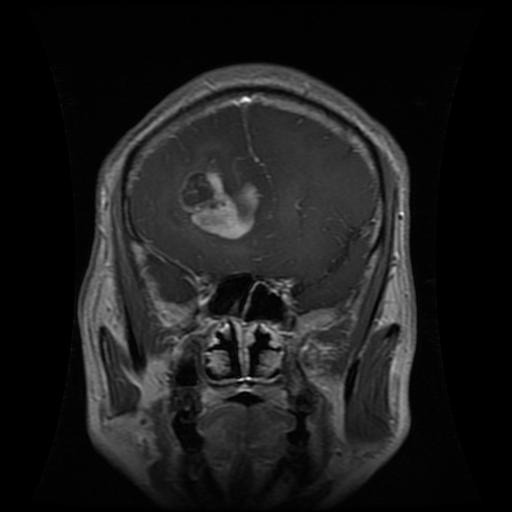
#> input picture testtt/Tr-gl_0030.jpg, 512 x 512 px; its folder holds 4 pictures in this run
$ jupyter execute noise.ipynb
#> lines starting #> are read from the running program, lines starting #| are printed output that depends on the picture
[cell 1]
import os
import numpy as np
import cv2

# Function to add Gaussian noise to an image
def add_gaussian_noise(image, mean=5, sigma=40): #10,91 for other codes
    gaussian_noise = np.random.normal(mean, sigma, image.shape)
    noisy_image = np.clip(image + gaussian_noise, 0, 255).astype(np.uint8)
    return noisy_image

# Folder containing the MRI images (replace 'path/to/your/images' with the actual path)
images_folder = "testtt"

# Output folder to save noisy images
output_folder = 'noise'

# Create the output folder if it doesn't exist
os.makedirs(output_folder, exist_ok=True)

# Process only the first 10 images
for i, filename in enumerate(sorted(os.listdir(images_folder))[:10], 1):
    if filename.endswith(".jpg") or filename.endswith(".png"):
        # Load the original image
        original_image_path = os.path.join(images_folder, filename)
        original_image = cv2.imread(original_image_path, cv2.IMREAD_GRAYSCALE)
#> original_image is the input picture: shape (512, 512); min 0, max 251, mean 27.7

        # Check if the image is loaded successfully
        if original_image is None:
            print(f"Failed to load the original image: {original_image_path}")
            continue

        # Add Gaussian noise to the original image
        noisy_image = add_gaussian_noise(original_image)
#> in add_gaussian_noise, `noisy_image = np.clip(image + gaussian_noise, 0, 255).astype(np.uint8)`:
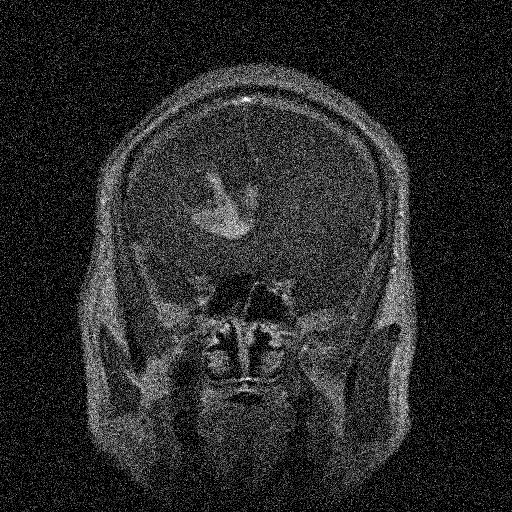
#> noisy_image: shape (512, 512); min 0, max 255, mean 40.2

        # Save the noisy image with a new filename
        output_filename = f'n_{filename}'
        output_path = os.path.join(output_folder, output_filename)
        cv2.imwrite(output_path, noisy_image)

        # Print information about the processed image
        print(f"Noisy image {i} saved: {output_filename}")
#> pass 2 of the loop `for i, filename in enumerate(sorted(os.listdir(images_folder))[:10], 1):`:
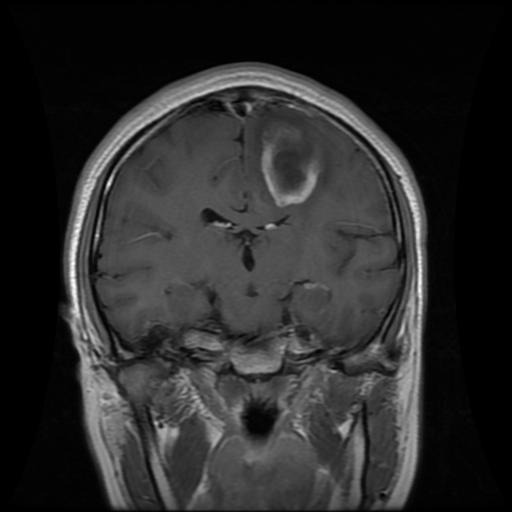
#> input picture testtt/Tr-gl_0100.jpg, 512 x 512 px
#> original_image is the input picture: shape (512, 512); min 0, max 255, mean 42.8
#> in add_gaussian_noise (call 2), `noisy_image = np.clip(image + gaussian_noise, 0, 255).astype(np.uint8)`:
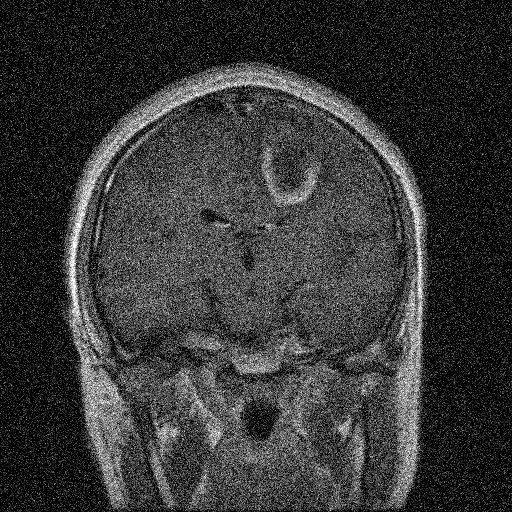
#> noisy_image: shape (512, 512); min 0, max 255, mean 53.8
#> pass 3 of the loop `for i, filename in enumerate(sorted(os.listdir(images_folder))[:10], 1):`:
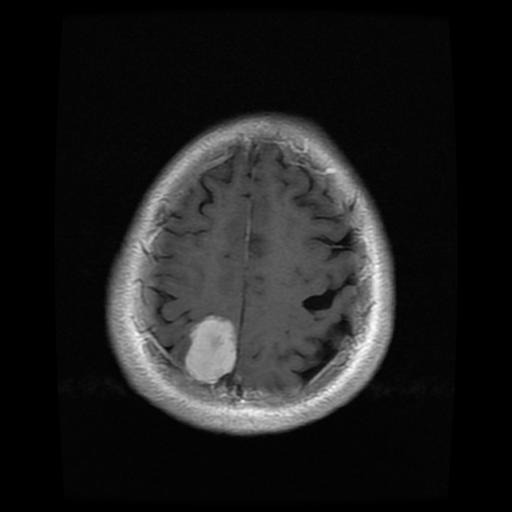
#> input picture testtt/Tr-me_0037.jpg, 512 x 512 px
#> original_image is the input picture: shape (512, 512); min 0, max 255, mean 30.3
#> in add_gaussian_noise (call 3), `noisy_image = np.clip(image + gaussian_noise, 0, 255).astype(np.uint8)`:
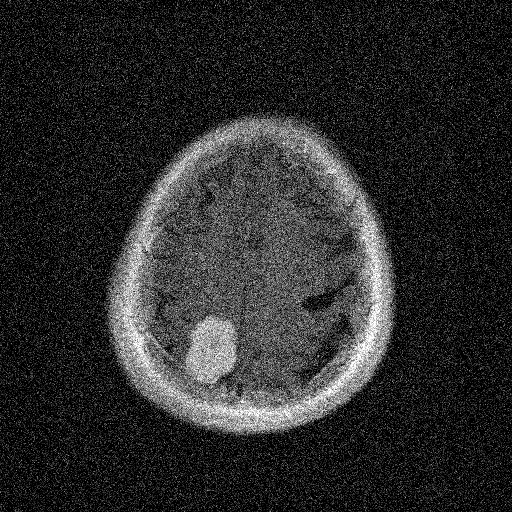
#> noisy_image: shape (512, 512); min 0, max 255, mean 43.7
#> the loop made 4 passes; the first 3 are shown
